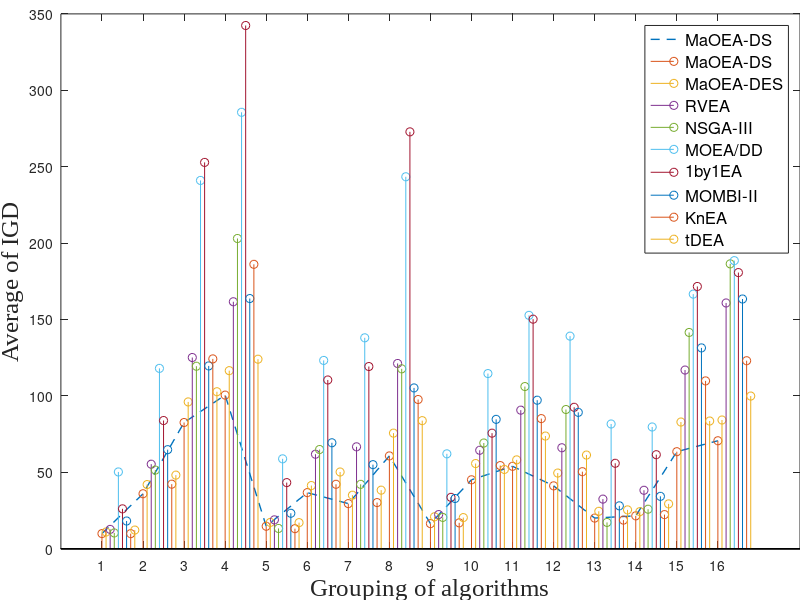

Write MATLAB code to recreate this figure.
%30 10
figure
X = [1:16];
Y = [9.859e+00,3.594e+01,8.256e+01,1.005e+02, 1.467e+01, 3.667e+01, 2.948e+01, 6.070e+01,1.639e+01, ...
4.507e+01,5.390e+01,4.111e+01, 2.002e+01, 2.148e+01, 6.346e+01, 7.062e+01 ];
plot(X,Y,"--",'LineWidth',1)
hold on
stem(X,Y,'LineWidth',0.7)
hold on
X = [1.1:16.1];
Y = [1.090e+01,4.195e+01,9.604e+01,1.165e+02,1.718e+01,4.130e+01,3.499e+01,7.562e+01,2.088e+01,...
5.571e+01,5.811e+01,4.949e+01,2.445e+01,2.424e+01,8.288e+01,8.420e+01];
stem(X,Y,'LineWidth',0.7)
hold on
X = [1.2:16.2];
Y = [1.261e+01,5.528e+01,1.251e+02,1.616e+02,1.886e+01,6.181e+01,6.666e+01,1.212e+02,2.231e+01,...
6.440e+01,9.065e+01,6.604e+01,3.243e+01,3.821e+01,1.169e+02,1.608e+02];
stem(X,Y,'LineWidth',0.7)
hold on
X = [1.3:16.3];
Y = [1.028e+01,5.143e+01,1.194e+02,2.030e+02,1.323e+01,6.489e+01,4.210e+01,1.177e+02,2.045e+01,...
6.915e+01,1.061e+02,9.107e+01,1.717e+01,2.581e+01,1.415e+02,1.864e+02];
stem(X,Y,'LineWidth',0.7)
hold on
X = [1.4:16.4];
Y = [5.021e+01,1.180e+02,2.410e+02,2.856e+02,5.879e+01,1.232e+02,1.380e+02,2.434e+02,6.206e+01,...
1.146e+02,1.527e+02,1.391e+02,8.159e+01,7.964e+01,1.666e+02,1.885e+02];
stem(X,Y,'LineWidth',0.7)
hold on
X = [1.5:16.5];
Y = [2.607e+01,8.386e+01,2.528e+02,3.424e+02,4.323e+01,1.104e+02,1.192e+02,2.728e+02,3.358e+01,...
7.559e+01,1.502e+02,9.253e+01,5.588e+01,6.150e+01,1.716e+02,1.807e+02];
stem(X,Y,'LineWidth',0.7)
hold on
X = [1.6:16.6];
Y = [1.810e+01,6.479e+01,1.196e+02,1.637e+02,2.316e+01,6.930e+01,5.498e+01,1.052e+02,3.283e+01,...
8.463e+01,9.717e+01,8.922e+01,2.803e+01,3.424e+01,1.314e+02,1.634e+02];
stem(X,Y,'LineWidth',0.7)
hold on
X = [1.7:16.7];
Y = [9.823e+00,4.221e+01,1.242e+02,1.861e+02,1.308e+01,4.213e+01,3.016e+01,9.762e+01,1.689e+01,...
5.438e+01,8.512e+01,5.038e+01,1.869e+01,2.229e+01,1.098e+02,1.230e+02];
stem(X,Y,'LineWidth',0.7)
hold on
X = [1.8:16.8];
Y = [1.217e+01,4.813e+01,1.027e+02,1.240e+02,1.703e+01,5.017e+01,3.829e+01,8.378e+01,2.033e+01,...
5.185e+01,7.371e+01,6.127e+01,2.538e+01,2.930e+01,8.354e+01,9.988e+01];
stem(X,Y,'LineWidth',0.7)
hold on





%title('IGD results of all algorithms for 5 objectives','FontName', 'Times New Roman','FontSize', 10)
set(gca,'looseInset',[0 0 0 0])   % 去除图片白色边框
xlabel('Grouping of algorithms','FontName', 'Times New Roman','FontSize', 18)
ylabel('Average of IGD','FontName', 'Times New Roman','FontSize', 18) 
legend('MaOEA-DS','MaOEA-DS','MaOEA-DES','RVEA','NSGA-III','MOEA/DD','1by1EA','MOMBI-II','KnEA','tDEA','Location','best','FontSize', 12)
set(gca,'XTick',1:16);






